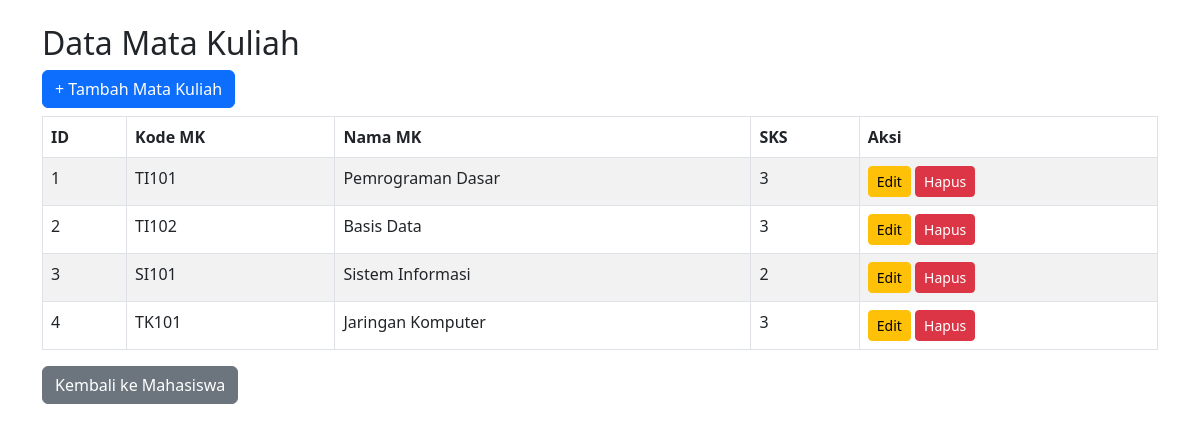
/index_matakuliah.php, run on the app's committed database.
### tables this page shows
CREATE TABLE `matakuliah` (
  `id` int(11) NOT NULL,
  `kode_matkul` varchar(10) NOT NULL,
  `nama_matkul` varchar(100) NOT NULL,
  `sks` int(11) NOT NULL,
  `created_at` timestamp NOT NULL DEFAULT current_timestamp(),
  `updated_at` timestamp NOT NULL DEFAULT current_timestamp() ON UPDATE current_timestamp()
);

### matakuliah.php (called while the page is built, shortened)
<?php
class Matakuliah {
    private $db;
    public function __construct($pdo) {
        $this->db = $pdo;
    }
    public function getAll() {
        $stmt = $this->db->query("SELECT * FROM matakuliah");
        return $stmt->fetchAll(PDO::FETCH_ASSOC);
    }
}
?>

### index_matakuliah.php (the view, shortened to what this page needs)
<?php
require_once 'Matakuliah.php';
require_once 'db.php';
$matakuliah = new Matakuliah($pdo);
$data = $matakuliah->getAll();
?>
<!DOCTYPE html>
<html>
<head>
    <link href="https://cdn.jsdelivr.net/npm/bootstrap@5.3.0/dist/css/bootstrap.min.css" rel="stylesheet">
</head>
<body class="container mt-4">
    <h2>Data Mata Kuliah</h2>
    <a href="form_matakuliah.php" class="btn btn-primary mb-2">+ Tambah Mata Kuliah</a>
    <table class="table table-bordered table-striped">
        <thead>
            <tr>
                <th>ID</th>
                <th>Kode MK</th>
                <th>Nama MK</th>
                <th>SKS</th>
                <th>Aksi</th>
            </tr>
        </thead>
        <tbody>
            <?php foreach ($data as $row): ?>
            <tr>
                <td><?= $row['id'] ?></td>
                <td><?= $row['kode_matkul'] ?></td>
                <td><?= $row['nama_matkul'] ?></td>
                <td><?= $row['sks'] ?></td>
                <td>
                    <a href="form_matakuliah.php?id=<?= $row['id'] ?>" class="btn btn-warning btn-sm">Edit</a>
                    <a href="proses_matakuliah.php?hapus=<?= $row['id'] ?>" class="btn btn-danger btn-sm" onclick="return confirm('Yakin ingin menghapus?')">Hapus</a>
                </td>
            </tr>
            <?php endforeach; ?>
        </tbody>
    </table>
    <a href="index.php" class="btn btn-secondary">Kembali ke Mahasiswa</a>
</body>
</html>

### data on the page
matakuliah: id "1", kode_matkul "TI101", nama_matkul "Pemrograman Dasar", sks "3"
matakuliah: id "2", kode_matkul "TI102", nama_matkul "Basis Data", sks "3"
matakuliah: id "3", kode_matkul "SI101", nama_matkul "Sistem Informasi", sks "2"
matakuliah: id "4", kode_matkul "TK101", nama_matkul "Jaringan Komputer", sks "3"
